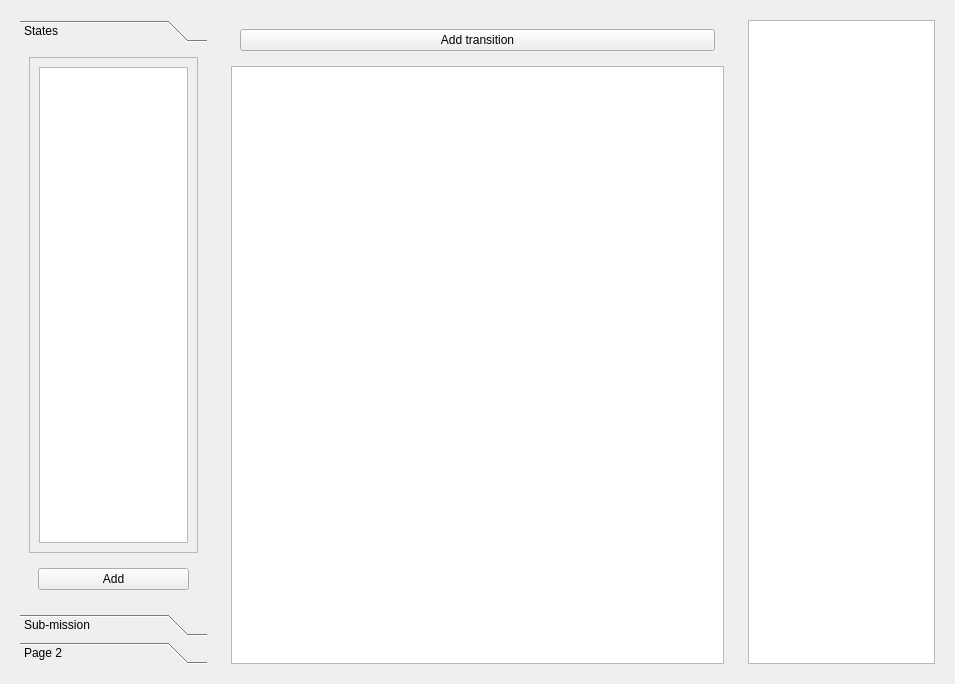
<?xml version="1.0" encoding="UTF-8"?>
<ui version="4.0">
 <class>mainWidget</class>
 <widget class="QWidget" name="mainWidget">
  <property name="geometry">
   <rect>
    <x>0</x>
    <y>0</y>
    <width>955</width>
    <height>684</height>
   </rect>
  </property>
  <property name="minimumSize">
   <size>
    <width>50</width>
    <height>50</height>
   </size>
  </property>
  <property name="acceptDrops">
   <bool>true</bool>
  </property>
  <property name="windowTitle">
   <string>Mission Planning Tool</string>
  </property>
  <property name="autoFillBackground">
   <bool>false</bool>
  </property>
  <layout class="QHBoxLayout" name="horizontalLayout">
   <item>
    <widget class="QWidget" name="left_panel" native="true">
     <property name="sizePolicy">
      <sizepolicy hsizetype="Expanding" vsizetype="Expanding">
       <horstretch>2</horstretch>
       <verstretch>0</verstretch>
      </sizepolicy>
     </property>
     <layout class="QVBoxLayout" name="verticalLayout">
      <item>
       <widget class="QToolBox" name="toolBox">
        <property name="currentIndex">
         <number>0</number>
        </property>
        <widget class="QWidget" name="state">
         <property name="geometry">
          <rect>
           <x>0</x>
           <y>0</y>
           <width>188</width>
           <height>564</height>
          </rect>
         </property>
         <attribute name="label">
          <string>States</string>
         </attribute>
         <layout class="QVBoxLayout" name="verticalLayout_3">
          <item>
           <widget class="QScrollArea" name="scrollArea_2">
            <property name="widgetResizable">
             <bool>true</bool>
            </property>
            <widget class="QWidget" name="scrollAreaWidgetContents">
             <property name="geometry">
              <rect>
               <x>0</x>
               <y>0</y>
               <width>168</width>
               <height>498</height>
              </rect>
             </property>
             <layout class="QHBoxLayout" name="horizontalLayout_3">
              <item>
               <widget class="QListWidget" name="list_states"/>
              </item>
             </layout>
            </widget>
           </widget>
          </item>
          <item>
           <widget class="QWidget" name="widget" native="true">
            <layout class="QHBoxLayout" name="horizontalLayout_2">
             <item>
              <widget class="QPushButton" name="add_state">
               <property name="text">
                <string>Add</string>
               </property>
              </widget>
             </item>
            </layout>
           </widget>
          </item>
         </layout>
        </widget>
        <widget class="QWidget" name="sub_missions">
         <property name="geometry">
          <rect>
           <x>0</x>
           <y>0</y>
           <width>188</width>
           <height>564</height>
          </rect>
         </property>
         <attribute name="label">
          <string>Sub-mission</string>
         </attribute>
        </widget>
        <widget class="QWidget" name="page_3">
         <property name="geometry">
          <rect>
           <x>0</x>
           <y>0</y>
           <width>188</width>
           <height>564</height>
          </rect>
         </property>
         <attribute name="label">
          <string>Page 2</string>
         </attribute>
        </widget>
       </widget>
      </item>
     </layout>
    </widget>
   </item>
   <item>
    <widget class="QWidget" name="middle_panel" native="true">
     <property name="sizePolicy">
      <sizepolicy hsizetype="Expanding" vsizetype="Expanding">
       <horstretch>5</horstretch>
       <verstretch>0</verstretch>
      </sizepolicy>
     </property>
     <layout class="QVBoxLayout" name="verticalLayout_2">
      <item>
       <widget class="QWidget" name="widget_2" native="true">
        <layout class="QHBoxLayout" name="horizontalLayout_4">
         <item>
          <widget class="QPushButton" name="add_transition">
           <property name="text">
            <string>Add transition</string>
           </property>
          </widget>
         </item>
        </layout>
       </widget>
      </item>
      <item>
       <widget class="QScrollArea" name="scrollArea">
        <property name="widgetResizable">
         <bool>true</bool>
        </property>
        <widget class="QWidget" name="paint_panel">
         <property name="geometry">
          <rect>
           <x>0</x>
           <y>0</y>
           <width>493</width>
           <height>600</height>
          </rect>
         </property>
         <property name="palette">
          <palette>
           <active>
            <colorrole role="Base">
             <brush brushstyle="SolidPattern">
              <color alpha="255">
               <red>255</red>
               <green>255</green>
               <blue>255</blue>
              </color>
             </brush>
            </colorrole>
            <colorrole role="Window">
             <brush brushstyle="SolidPattern">
              <color alpha="255">
               <red>255</red>
               <green>255</green>
               <blue>255</blue>
              </color>
             </brush>
            </colorrole>
           </active>
           <inactive>
            <colorrole role="Base">
             <brush brushstyle="SolidPattern">
              <color alpha="255">
               <red>255</red>
               <green>255</green>
               <blue>255</blue>
              </color>
             </brush>
            </colorrole>
            <colorrole role="Window">
             <brush brushstyle="SolidPattern">
              <color alpha="255">
               <red>255</red>
               <green>255</green>
               <blue>255</blue>
              </color>
             </brush>
            </colorrole>
           </inactive>
           <disabled>
            <colorrole role="Base">
             <brush brushstyle="SolidPattern">
              <color alpha="255">
               <red>255</red>
               <green>255</green>
               <blue>255</blue>
              </color>
             </brush>
            </colorrole>
            <colorrole role="Window">
             <brush brushstyle="SolidPattern">
              <color alpha="255">
               <red>255</red>
               <green>255</green>
               <blue>255</blue>
              </color>
             </brush>
            </colorrole>
           </disabled>
          </palette>
         </property>
        </widget>
       </widget>
      </item>
     </layout>
    </widget>
   </item>
   <item>
    <widget class="QWidget" name="right_panel" native="true">
     <property name="sizePolicy">
      <sizepolicy hsizetype="Expanding" vsizetype="Expanding">
       <horstretch>2</horstretch>
       <verstretch>0</verstretch>
      </sizepolicy>
     </property>
     <layout class="QVBoxLayout" name="verticalLayout_4">
      <item>
       <widget class="QTableView" name="property_table">
        <property name="editTriggers">
         <set>QAbstractItemView::AnyKeyPressed|QAbstractItemView::CurrentChanged|QAbstractItemView::DoubleClicked|QAbstractItemView::EditKeyPressed</set>
        </property>
        <property name="selectionMode">
         <enum>QAbstractItemView::SingleSelection</enum>
        </property>
        <attribute name="horizontalHeaderCascadingSectionResizes">
         <bool>true</bool>
        </attribute>
        <attribute name="horizontalHeaderDefaultSectionSize">
         <number>200</number>
        </attribute>
        <attribute name="horizontalHeaderStretchLastSection">
         <bool>true</bool>
        </attribute>
       </widget>
      </item>
     </layout>
    </widget>
   </item>
  </layout>
 </widget>
 <resources/>
 <connections/>
</ui>
